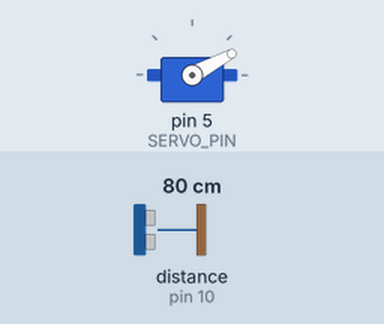
Simulated run of this sketch. Board: Arduino Uno, built with avr-gcc and run on an emulated ATmega328P. Parts: servo. Wiring (inferred from the names in the program): ultrasonic range finder: trigger pin 9; echo pin 10. Inputs (shaded band) come from the test bench; at power-on: distance to the obstacle (sensor on pin 10) 80 cm. The echo pulse lasts 58.3 µs per cm; what the sketch prints to the serial monitor is not drawn.

Above: at 1.27 s.
1.3 s: distance to the obstacle (sensor on pin 10) set to 2 cm
At 1.76 s:
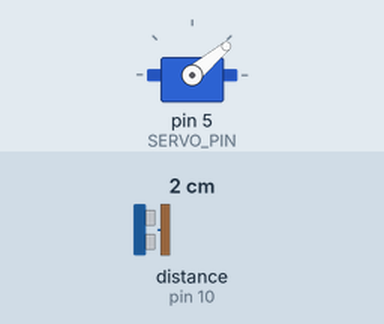
4.3 s: distance to the obstacle (sensor on pin 10) set to 60 cm
At 4.46 s:
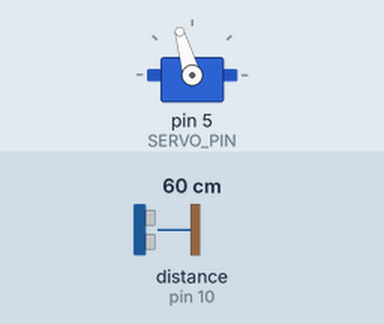
7.3 s: distance to the obstacle (sensor on pin 10) set to 120 cm
At 7.88 s:
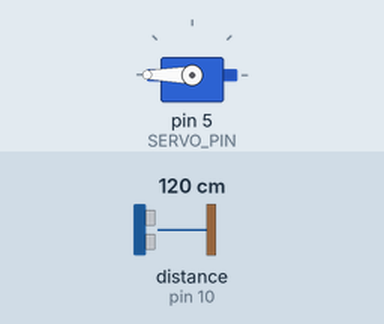
Timing chart, 0 to 16.3 s (numbered marks = the images above; inputs shaded):
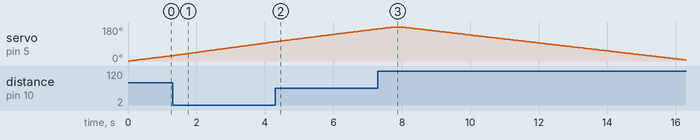

The sketch:

objectTrackingBayes.ino
```cpp
#include <Servo.h>

// ─── Pin Definitions ────────────────────────────────────────────────────────
const int SERVO_PIN = 5;
const int TRIG_PIN  = 9;
const int ECHO_PIN  = 10;

// ─── Scan Parameters ────────────────────────────────────────────────────────
const int MIN_ANGLE   = 0;
const int MAX_ANGLE   = 180;
const int SCAN_DELAY  = 40;   // ms – lets servo settle before reading

// ─── Bayes Filter Parameters ────────────────────────────────────────────────
// Prior / reset value (0.5 = completely uncertain)
const float PRIOR = 0.5f;

// How strongly a "bump" reading updates the probability
const float LIKELIHOOD_OBJECT = 0.85f;  // P(reading | object)
const float LIKELIHOOD_WALL   = 0.15f;  // P(reading | wall)

// Variance threshold: readings whose local depth variance exceeds this
// are classified as "object-like" rather than flat-wall-like.
const float VARIANCE_THRESHOLD = 30.0f; // cm²  (tune for your environment)

// Diffusion coefficient: how much probability spreads to neighbours each cycle
// Keeps the filter from becoming overconfident about a fixed location.
const float DIFFUSE_ALPHA = 0.05f;

// Maximum believable sensor reading
const float MAX_DIST = 400.0f;

// ─── Global State ────────────────────────────────────────────────────────────
float depthMap[181];       // raw distances (cm) for each degree
float probability[181];    // P(object) at each degree  [0 … 1]

Servo scannerServo;

// ════════════════════════════════════════════════════════════════════════════
void setup() {
  Serial.begin(115200);
  scannerServo.attach(SERVO_PIN);
  pinMode(TRIG_PIN, OUTPUT);
  pinMode(ECHO_PIN, INPUT);

  // Initialise beliefs to the uniform prior
  for (int i = 0; i <= MAX_ANGLE; i++) {
    probability[i] = PRIOR;
    depthMap[i]    = MAX_DIST;
  }

  Serial.println("Bayes Object Tracker – ready.");
}

// ════════════════════════════════════════════════════════════════════════════
void loop() {
  // ── 1. Forward sweep: 0 → 180 ──────────────────────────────────────────
  for (int angle = MIN_ANGLE; angle <= MAX_ANGLE; angle++) {
    moveAndMeasure(angle);
  }

  // ── 2. Update beliefs with new depth data ───────────────────────────────
  updateBeliefs();

  // ── 3. Diffuse beliefs to account for possible object motion ────────────
  diffuseBeliefs();

  // ── 4. Find best target and report ─────────────────────────────────────
  int targetAngle = findTarget();
  reportResults(targetAngle);

  // ── 5. Return sweep: 180 → 0 (keeps map fresh) ─────────────────────────
  for (int angle = MAX_ANGLE; angle >= MIN_ANGLE; angle--) {
    moveAndMeasure(angle);
  }

  updateBeliefs();
  diffuseBeliefs();

  targetAngle = findTarget();
  reportResults(targetAngle);

  // ── 6. Point servo at best target ──────────────────────────────────────
  if (targetAngle >= 0) {
    scannerServo.write(targetAngle);
    // TODO: issue drive command toward targetAngle / depthMap[targetAngle]
  }
}

// ════════════════════════════════════════════════════════════════════════════
// Move servo to 'angle', wait for it to settle, then store a distance reading.
void moveAndMeasure(int angle) {
  scannerServo.write(angle);
  delay(SCAN_DELAY);
  depthMap[angle] = getDistance();
}

// ════════════════════════════════════════════════════════════════════════════
// Bayes update step.
//
// For each angle we compute a simple local variance over a ±5° window.
// A HIGH variance (depth "bump") → object-like → raises P(object).
// A LOW  variance (smooth wall)  → wall-like   → lowers  P(object).
//
// Bayes update:  P_new = P_old * L / normaliser
// where L = LIKELIHOOD_OBJECT if "bump", LIKELIHOOD_WALL otherwise.
void updateBeliefs() {
  const int WINDOW = 5; // half-width of local window in degrees

  for (int i = MIN_ANGLE; i <= MAX_ANGLE; i++) {
    // ── compute local variance ──────────────────────────────────────────
    float sum = 0, sumSq = 0;
    int   count = 0;
    for (int j = i - WINDOW; j <= i + WINDOW; j++) {
      if (j < MIN_ANGLE || j > MAX_ANGLE) continue;
      float d = depthMap[j];
      sum   += d;
      sumSq += d * d;
      count++;
    }
    float mean     = sum / count;
    float variance = (sumSq / count) - (mean * mean);

    // ── choose likelihood based on whether this looks like a bump ───────
    bool isBump = (variance > VARIANCE_THRESHOLD) &&
                  (depthMap[i] < mean);          // local minimum, not maximum

    float likelihood = isBump ? LIKELIHOOD_OBJECT : LIKELIHOOD_WALL;

    // ── Bayes update (log-odds form avoids float underflow) ──────────────
    // posterior ∝ likelihood × prior
    float pObj  = probability[i];
    float pWall = 1.0f - pObj;

    float newPObj  = pObj  * likelihood;
    float newPWall = pWall * (1.0f - likelihood);
    float norm     = newPObj + newPWall;

    if (norm > 1e-6f) {
      probability[i] = newPObj / norm;
    }
    // clamp to avoid lock-in
    probability[i] = constrain(probability[i], 0.02f, 0.98f);
  }
}

// ════════════════════════════════════════════════════════════════════════════
// Diffusion step: slightly spread probability mass to neighbours.
// Models the uncertainty that an object may have moved between sweeps.
void diffuseBeliefs() {
  float temp[181];
  for (int i = MIN_ANGLE; i <= MAX_ANGLE; i++) temp[i] = probability[i];

  for (int i = MIN_ANGLE; i <= MAX_ANGLE; i++) {
    float spread = DIFFUSE_ALPHA * temp[i];
    probability[i] -= spread;
    if (i > MIN_ANGLE) probability[i - 1] += spread * 0.5f;
    if (i < MAX_ANGLE) probability[i + 1] += spread * 0.5f;
    probability[i] = constrain(probability[i], 0.0f, 1.0f);
  }
}

// ════════════════════════════════════════════════════════════════════════════
// Find the angle with the highest P(object) that also has a finite distance.
// Returns -1 if nothing credible is found.
int findTarget() {
  float bestScore = -1.0f;
  int   bestAngle = -1;

  for (int i = MIN_ANGLE; i <= MAX_ANGLE; i++) {
    if (depthMap[i] >= MAX_DIST) continue;          // no echo / out of range
    if (probability[i] < 0.55f)  continue;          // not confident enough

    // Score = probability weighted by closeness
    // (closer objects score higher for equal probability)
    float distanceFactor = 1.0f - (depthMap[i] / MAX_DIST);
    float score = probability[i] * distanceFactor;

    if (score > bestScore) {
      bestScore = score;
      bestAngle = i;
    }
  }
  return bestAngle;
}

// ════════════════════════════════════════════════════════════════════════════
// Pretty-print results over Serial for debugging / visualisation.
void reportResults(int targetAngle) {
  Serial.println("=== Bayes Depth Map ===");
  Serial.println("Angle | Dist(cm) | P(obj) | Label");

  for (int i = MIN_ANGLE; i <= MAX_ANGLE; i += 5) { // print every 5° to save bandwidth
    Serial.print(i);
    Serial.print("\t");
    Serial.print(depthMap[i], 1);
    Serial.print("\t");
    Serial.print(probability[i], 3);
    Serial.print("\t");
    if (i == targetAngle)          Serial.print("<-- TARGET");
    else if (probability[i] > 0.7) Serial.print("object?");
    else if (probability[i] < 0.3) Serial.print("wall");
    Serial.println();
  }

  if (targetAngle >= 0) {
    Serial.print(">> TARGET: ");
    Serial.print(targetAngle);
    Serial.print(" deg, ");
    Serial.print(depthMap[targetAngle], 1);
    Serial.println(" cm");
  } else {
    Serial.println(">> No object found.");
  }
  Serial.println("=======================");
}

// ════════════════════════════════════════════════════════════════════════════
float getDistance() {
  digitalWrite(TRIG_PIN, LOW);
  delayMicroseconds(2);
  digitalWrite(TRIG_PIN, HIGH);
  delayMicroseconds(10);
  digitalWrite(TRIG_PIN, LOW);

  long duration = pulseIn(ECHO_PIN, HIGH, 30000); // 30 ms timeout

  float dist = duration * 0.0343f / 2.0f;
  if (dist <= 0 || dist > MAX_DIST) return MAX_DIST;
  return dist;
}
```

Measured:
- by itself, servo on pin 5 (SERVO_PIN): rises from 170° to 180° in 0.43 s, then falls to 5° in 8.5 s
